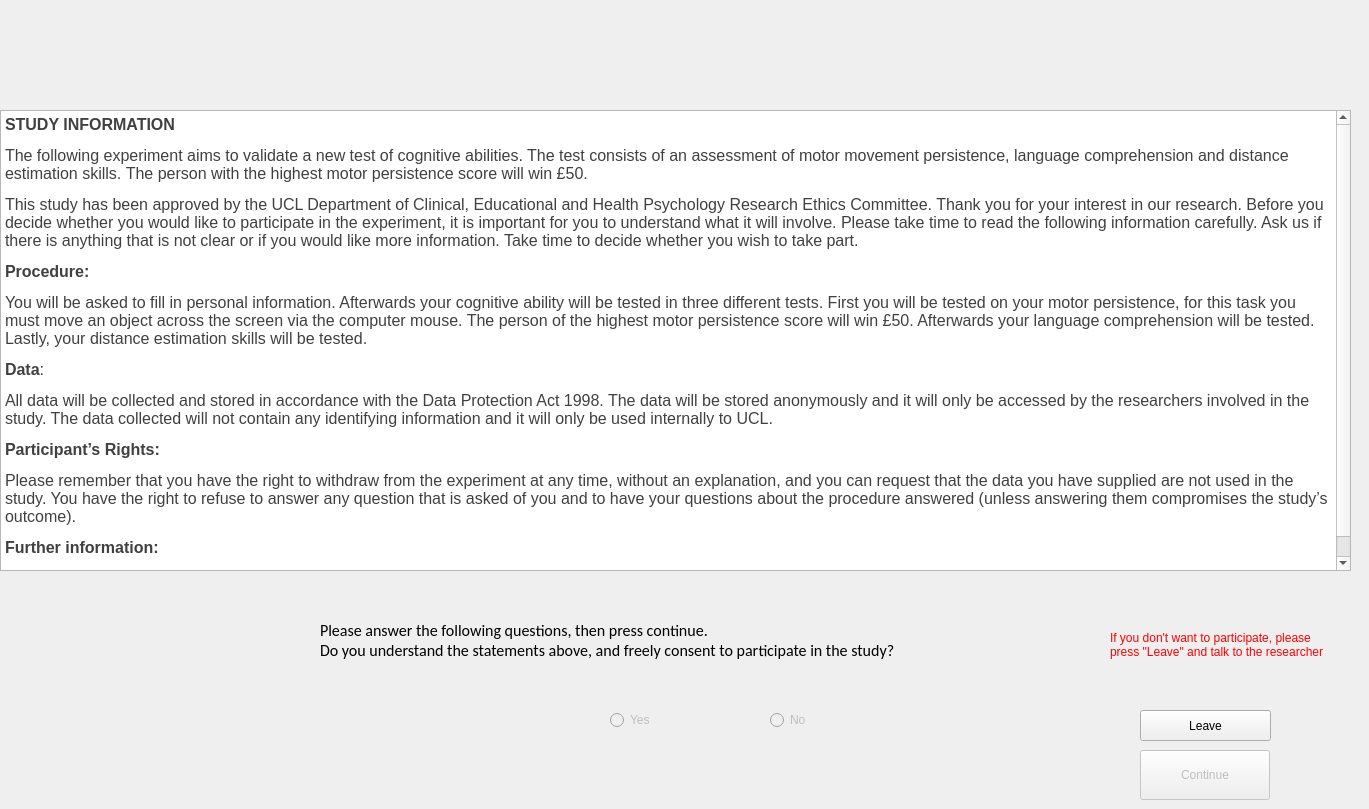
    <widget class="QWidget" name="page_1">
     <widget class="QTextBrowser" name="Briefing">
      <property name="geometry">
       <rect>
        <x>0</x>
        <y>110</y>
        <width>1351</width>
        <height>461</height>
       </rect>
      </property>
      <property name="html">
       <string>&lt;!DOCTYPE HTML PUBLIC &quot;-//W3C//DTD HTML 4.0//EN&quot; &quot;http://www.w3.org/TR/REC-html40/strict.dtd&quot;&gt;
&lt;html&gt;&lt;head&gt;&lt;meta name=&quot;qrichtext&quot; content=&quot;1&quot; /&gt;&lt;style type=&quot;text/css&quot;&gt;
p, li { white-space: pre-wrap; }
&lt;/style&gt;&lt;/head&gt;&lt;body style=&quot; font-family:'Calibri'; font-size:14pt; font-weight:400; font-style:normal;&quot;&gt;
&lt;p style=&quot; margin-top:0px; margin-bottom:0px; margin-left:0px; margin-right:0px; -qt-block-indent:0; text-indent:0px;&quot;&gt;&lt;span style=&quot; font-size:12pt; font-weight:600; color:#404040; background-color:#ffffff;&quot;&gt;STUDY INFORMATION&lt;/span&gt;&lt;span style=&quot; font-size:12pt;&quot;&gt; &lt;/span&gt;&lt;/p&gt;
&lt;p style=&quot; margin-top:12px; margin-bottom:0px; margin-left:0px; margin-right:0px; -qt-block-indent:0; text-indent:0px; background-color:#ffffff;&quot;&gt;&lt;span style=&quot; font-size:12pt; color:#404040;&quot;&gt;The following experiment aims to validate a new test of cognitive abilities. The test consists of an assessment of motor movement persistence, language comprehension and distance estimation skills. &lt;/span&gt;&lt;span style=&quot; font-size:12pt; color:#404040; background-color:#ffffff;&quot;&gt;The person with the highest motor persistence score will win £50.&lt;/span&gt;&lt;/p&gt;
&lt;p style=&quot; margin-top:12px; margin-bottom:0px; margin-left:0px; margin-right:0px; -qt-block-indent:0; text-indent:0px; background-color:#ffffff;&quot;&gt;&lt;span style=&quot; font-size:12pt; color:#404040; background-color:#ffffff;&quot;&gt;This study has been approved by the UCL Department of Clinical, Educational and Health Psychology Research Ethics Committee. Thank you for your interest in our research. Before you decide whether you would like to participate in the experiment, it is important for you to understand what it will involve. Please take time to read the following information carefully. Ask us if there is anything that is not clear or if you would like more information. Take time to decide whether you wish to take part.&lt;/span&gt;&lt;span style=&quot; font-size:12pt;&quot;&gt; &lt;/span&gt;&lt;/p&gt;
&lt;p style=&quot; margin-top:12px; margin-bottom:0px; margin-left:0px; margin-right:0px; -qt-block-indent:0; text-indent:0px; background-color:#ffffff;&quot;&gt;&lt;span style=&quot; font-size:12pt; font-weight:600; color:#404040;&quot;&gt;Procedure:&lt;/span&gt;&lt;span style=&quot; font-size:12pt;&quot;&gt; &lt;/span&gt;&lt;/p&gt;
&lt;p style=&quot; margin-top:12px; margin-bottom:0px; margin-left:0px; margin-right:0px; -qt-block-indent:0; text-indent:0px; background-color:#ffffff;&quot;&gt;&lt;span style=&quot; font-size:12pt; color:#404040; background-color:#ffffff;&quot;&gt;You will be asked to fill in personal information. Afterwards your cognitive ability will be tested in three different tests. First you will be tested on your motor persistence, for this task you must move an object across the screen via the computer mouse. The person of the highest motor persistence score will win £50. Afterwards your language comprehension will be tested. Lastly, your distance estimation skills will be tested.&lt;/span&gt;&lt;/p&gt;
&lt;p style=&quot; margin-top:12px; margin-bottom:0px; margin-left:0px; margin-right:0px; -qt-block-indent:0; text-indent:0px; background-color:#ffffff;&quot;&gt;&lt;span style=&quot; font-size:12pt; font-weight:600; color:#404040;&quot;&gt;Data&lt;/span&gt;&lt;span style=&quot; font-size:12pt; color:#404040;&quot;&gt;:&lt;/span&gt;&lt;span style=&quot; font-size:12pt;&quot;&gt; &lt;/span&gt;&lt;/p&gt;
&lt;p style=&quot; margin-top:12px; margin-bottom:0px; margin-left:0px; margin-right:0px; -qt-block-indent:0; text-indent:0px; background-color:#ffffff;&quot;&gt;&lt;span style=&quot; font-size:12pt; color:#404040; background-color:#ffffff;&quot;&gt;All data will be collected and stored in accordance with the Data Protection Act 1998. The data will be stored anonymously and it will only be accessed by the researchers involved in the study. The data collected will not contain any identifying information and it will only be used internally to UCL.&lt;/span&gt;&lt;span style=&quot; font-size:12pt;&quot;&gt; &lt;/span&gt;&lt;/p&gt;
&lt;p style=&quot; margin-top:12px; margin-bottom:0px; margin-left:0px; margin-right:0px; -qt-block-indent:0; text-indent:0px; background-color:#ffffff;&quot;&gt;&lt;span style=&quot; font-size:12pt; font-weight:600; color:#404040;&quot;&gt;Participant’s Rights:&lt;/span&gt;&lt;span style=&quot; font-size:12pt; font-weight:600;&quot;&gt; &lt;/span&gt;&lt;/p&gt;
&lt;p style=&quot; margin-top:12px; margin-bottom:0px; margin-left:0px; margin-right:0px; -qt-block-indent:0; text-indent:0px; background-color:#ffffff;&quot;&gt;&lt;span style=&quot; font-size:12pt; color:#404040; background-color:#ffffff;&quot;&gt;Please remember that you have the right to withdraw from the experiment at any time, without an explanation, and you can request that the data you have supplied are not used in the study. You have the right to refuse to answer any question that is asked of you and to have your questions about the procedure answered (unless answering them compromises the study’s outcome).&lt;/span&gt;&lt;span style=&quot; font-size:12pt;&quot;&gt; &lt;/span&gt;&lt;/p&gt;
&lt;p style=&quot; margin-top:12px; margin-bottom:0px; margin-left:0px; margin-right:0px; -qt-block-indent:0; text-indent:0px; background-color:#ffffff;&quot;&gt;&lt;span style=&quot; font-size:12pt; font-weight:600; color:#404040;&quot;&gt;Further information:&lt;/span&gt;&lt;span style=&quot; font-size:12pt; font-weight:600;&quot;&gt; &lt;/span&gt;&lt;/p&gt;
&lt;p style=&quot; margin-top:12px; margin-bottom:0px; margin-left:0px; margin-right:0px; -qt-block-indent:0; text-indent:0px; background-color:#ffffff;&quot;&gt;&lt;span style=&quot; font-size:12pt; color:#404040; background-color:#ffffff;&quot;&gt;We will be glad to answer any remaining questions that you might have regarding the study's procedure or the consent form.&lt;/span&gt;&lt;/p&gt;&lt;/body&gt;&lt;/html&gt;</string>
      </property>
     </widget>
     <widget class="QLabel" name="Info">
      <property name="geometry">
       <rect>
        <x>320</x>
        <y>600</y>
        <width>781</width>
        <height>81</height>
       </rect>
      </property>
      <property name="font">
       <font>
        <family>Calibri</family>
        <pointsize>12</pointsize>
       </font>
      </property>
      <property name="text">
       <string>Please answer the following questions, then press continue. 
Do you understand the statements above, and freely consent to participate in the study? </string>
      </property>
     </widget>
     <widget class="QRadioButton" name="CheckYes">
      <property name="enabled">
       <bool>false</bool>
      </property>
      <property name="geometry">
       <rect>
        <x>610</x>
        <y>710</y>
        <width>95</width>
        <height>20</height>
       </rect>
      </property>
      <property name="text">
       <string>Yes</string>
      </property>
     </widget>
     <widget class="QRadioButton" name="CheckNo">
      <property name="enabled">
       <bool>false</bool>
      </property>
      <property name="geometry">
       <rect>
        <x>770</x>
        <y>710</y>
        <width>95</width>
        <height>20</height>
       </rect>
      </property>
      <property name="text">
       <string>No</string>
      </property>
     </widget>
     <widget class="QPushButton" name="Continue">
      <property name="enabled">
       <bool>false</bool>
      </property>
      <property name="geometry">
       <rect>
        <x>1140</x>
        <y>750</y>
        <width>130</width>
        <height>50</height>
       </rect>
      </property>
      <property name="text">
       <string>Continue</string>
      </property>
     </widget>
     <widget class="QWidget" name="DontParticipate" native="true">
      <property name="geometry">
       <rect>
        <x>1060</x>
        <y>580</y>
        <width>281</width>
        <height>161</height>
       </rect>
      </property>
      <widget class="QLabel" name="ErrorMessage">
       <property name="geometry">
        <rect>
         <x>50</x>
         <y>0</y>
         <width>231</width>
         <height>131</height>
        </rect>
       </property>
       <property name="text">
        <string>&lt;html&gt;&lt;head/&gt;&lt;body&gt;&lt;p&gt;&lt;span style=&quot; color:#ff0000;&quot;&gt;If you don't want to participate, please press &amp;quot;Leave&amp;quot; and talk to the researcher&lt;/span&gt;&lt;/p&gt;&lt;/body&gt;&lt;/html&gt;</string>
       </property>
       <property name="wordWrap">
        <bool>true</bool>
       </property>
      </widget>
      <widget class="QPushButton" name="LeaveExp">
       <property name="geometry">
        <rect>
         <x>80</x>
         <y>130</y>
         <width>131</width>
         <height>31</height>
        </rect>
       </property>
       <property name="text">
        <string>Leave</string>
       </property>
      </widget>
     </widget>
     <widget class="QLabel" name="UCLLogo">
      <property name="geometry">
       <rect>
        <x>0</x>
        <y>0</y>
        <width>1360</width>
        <height>100</height>
       </rect>
      </property>
      <property name="text">
       <string/>
      </property>
      <property name="pixmap">
       <pixmap>UCLLogo.jpg</pixmap>
      </property>
      <property name="scaledContents">
       <bool>true</bool>
      </property>
     </widget>
    </widget>
